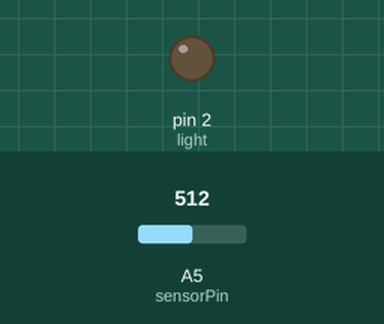
Bench run of a sketch on a simulated Arduino Uno, built with avr-gcc and run on an emulated ATmega328P. On the bench: output pins drawn as LEDs (lit = HIGH). The inputs (shaded band) are chosen by the test bench; at power-on: A5 (sensorPin) = 512.

Above: at 1.2 s.
1.3 s: A5 (sensorPin) set to 109
2.8 s: A5 (sensorPin) set to 93
At 3.4 s:
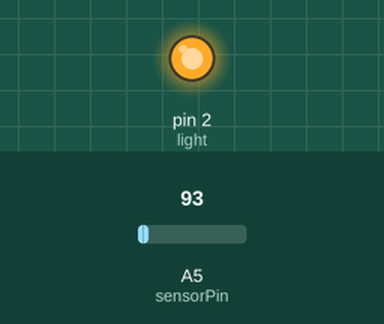
4.3 s: A5 (sensorPin) set to 110
At 4.6 s:
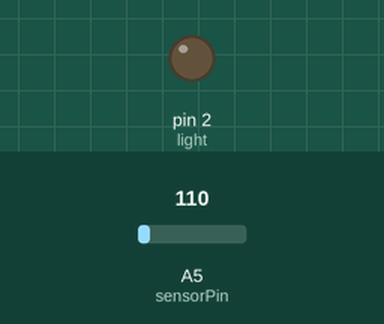
5.8 s: A5 (sensorPin) set to 90
At 6.9 s:
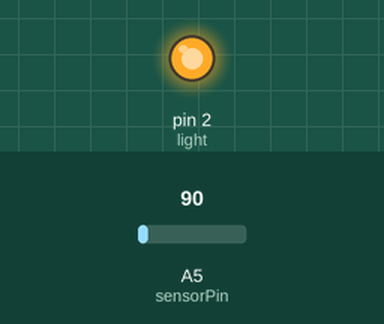
Timing chart, 0 to 8.3 s (numbered marks = the images above; inputs shaded):
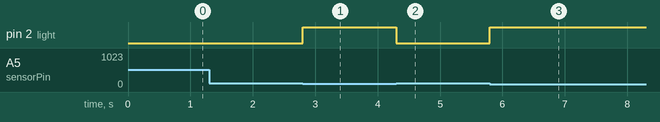

The sketch:

sensor_control.ino
```cpp
 #define sensorPin A5
#define light 2

int sensorValue;
int led=2;

void setup()
{
  pinMode(led,OUTPUT);
  pinMode(sensorPin,INPUT);
}

void loop()
{
  sensorValue = analogRead(sensorPin);

// check if it is dark then switch on the light else let it remain off

  if (sensorValue <100)
  digitalWrite(light,HIGH);

  else
  digitalWrite(light,LOW);
}
```

Measured:
- the behaviour switches between 100 and 99 on A5 (sensorPin) (found by bisection; images 0 and 1)
- after the input at 1.3 s, every drawn part: stays the same
- after the input at 2.8 s, pin 2 (light): LOW → HIGH at once
- after the input at 4.3 s, pin 2 (light): HIGH → LOW at once
- after the input at 5.8 s, pin 2 (light): LOW → HIGH at once
